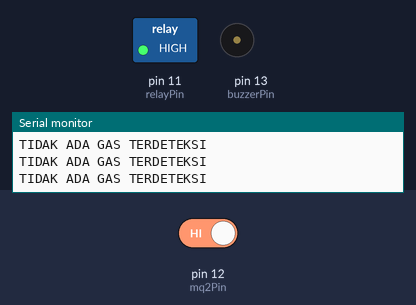
Simulated run of this sketch. Board: Arduino Uno, built with avr-gcc and run on an emulated ATmega328P. On the bench: switched loads named in the sketch (green lamp = pin HIGH), buzzer (waves = sounding, pin HIGH), the last lines printed to the serial monitor. The inputs (shaded band) are chosen by the test bench; at power-on: pin 12 (mq2Pin) HIGH.

Above: at 2.8 s.
2.9 s: pin 12 (mq2Pin) driven LOW
At 3.8 s:
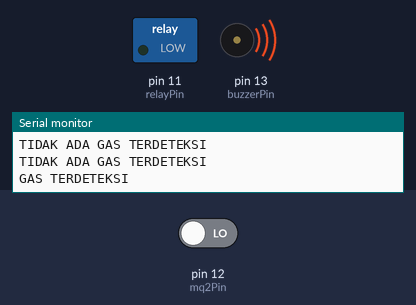
4.5 s: pin 12 (mq2Pin) driven HIGH
At 5.3 s:
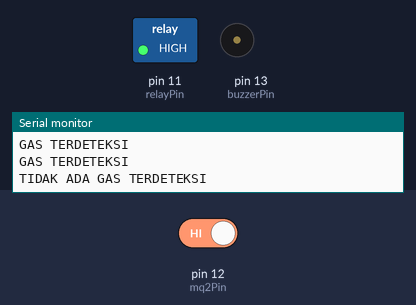
Timing chart, 0 to 7.5 s (numbered marks = the images above; inputs shaded):
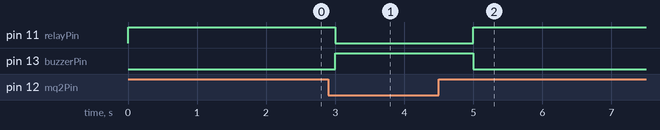

Measured:
- after the input at 2.9 s, pin 11 (relayPin): HIGH → LOW after 0.10 s; pin 13 (buzzerPin): LOW → HIGH after 0.10 s
- after the input at 4.5 s, pin 11 (relayPin): LOW → HIGH after 0.50 s; pin 13 (buzzerPin): HIGH → LOW after 0.50 s

The sketch:

gas-detector-mq2-buzzer-relay.ino
```cpp
int mq2Pin = 12; // mendefinisikan pin sensor mq2
int relayPin = 11; //  mendefinisikan pin relay
int buzzerPin = 13; // mendefinisikan pin  buzzer
void setup() { // kondisi awal saat alat dijalankan

pinMode(mq2Pin, INPUT); // mendefinisikan sensor mq2 sebagai input
pinMode(relayPin, OUTPUT);// mendefinisikan relay sebagai output
pinMode(buzzerPin, OUTPUT);// mendefinisikan buzzer sebagai output
digitalWrite(relayPin, HIGH); // inisiasi relay menyala terlebih dahulu
Serial.begin(9600);
}


void loop() { // kondisi pembacaan berulang

if (digitalRead(mq2Pin) ==LOW){ // jika sensor mq2 mendeteksi ada gas maka relay non-aktif buzzer akan menyala
digitalWrite(relayPin, LOW);
digitalWrite(buzzerPin, HIGH);
Serial.println("GAS TERDETEKSI");
}

else { // kondisi sebaliknya jika tidak ada gas yg terdeteksi oleh sensor mq2 maka relay akan menyala dan buzzer akan non-aktif
digitalWrite(relayPin, HIGH);
digitalWrite(buzzerPin, LOW);
Serial.println("TIDAK ADA GAS TERDETEKSI");
}
delay(1000);
}
```
